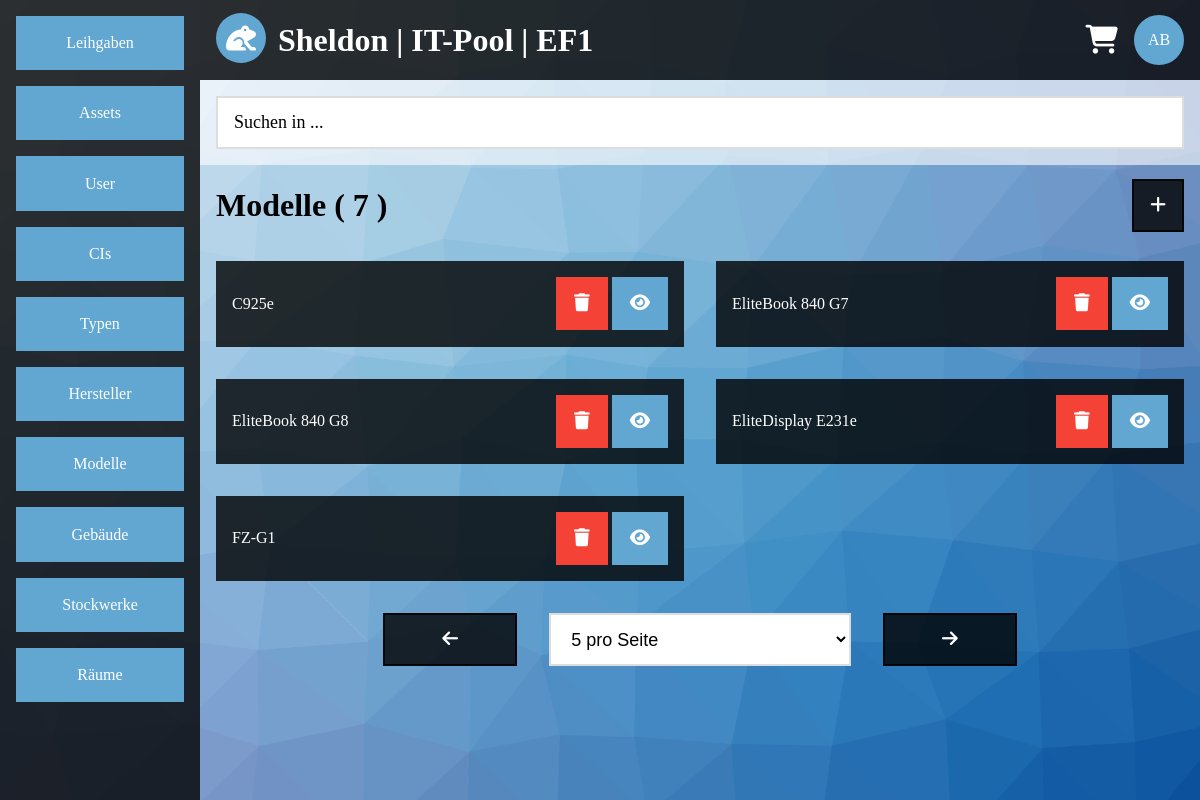
/list.php?category=model&site=0&amount=5 (signed in), run on the app's committed database.
### tables this page shows
CREATE TABLE IF NOT EXISTS `model` (
  `model_id` int(11) NOT NULL AUTO_INCREMENT,
  `model_name` varchar(200) NOT NULL,
  PRIMARY KEY (`model_id`),
  UNIQUE KEY `model_name` (`model_name`)
);

### list.php (the view, shortened to what this page needs)
<?php
require($_SERVER['DOCUMENT_ROOT'].'/include/config.inc.php');
$output = '';
$sql = mysqli_connect($app_sqlhost,$app_sqluser,$app_sqlpasswd,$app_sqldb);
if(!$sql)
{
	$output .= '<div class="container">';
	$output .= '<div class="content-center container white-alpha">';
	$output .= '<h1>Error</h1>';
	$output .= '<div class="panel black-alpha">';
	$output .= '<p>Es konnte keine Datenbankverbindung hergestellt werden.</p>';
	$output .= '</div>';
	$output .= '</div>';
	$output .= '</div>';
}
else
{
	$sql->query('SET NAMES UTF8');
	if(!empty($_GET))
	{
		if(empty($_GET['category']) || $_GET['site'] == "" || empty($_GET['amount']))
		{
			$output .= '<div class="container">';
			$output .= '<div class="content-center container white-alpha">';
			$output .= '<h1>Error</h1>';
			$output .= '<div class="panel black-alpha">';
			$output .= '<p>Es wurden nicht alle Daten gesendet.</p>';
			$output .= '</div>';
			$output .= '</div>';
			$output .= '</div>';
		}
		else
		{
			if(preg_match('/[^a-z]/',$_GET['category']) == 0)
			{
				$allowed_category = array('lend','asset','user','vendor','model','type','building','floor','room','ci');
				if(in_array($_GET['category'],$allowed_category))
				{
					if(preg_match('/[^0-9]/',$_GET['site']) == 0)
					{
						if(preg_match('/[^0-9]/',$_GET['amount']) == 0)
						{
							$allowed_amount = array(5,10,15);
							if(in_array($_GET['amount'],$allowed_amount))
							{
								$category_german = array('Leihgaben','Assets','User','Hersteller','Modelle','Typen','Geb&auml;ude','Stockwerke','R&auml;ume','CIs');
								$array_key = array_search($_GET['category'],$allowed_category);
								$archived_input = '';
								if($_GET['category'] == $allowed_category[0])
								{
									if($_GET['archived'] == "")
									{
										header('location:http://'.$_SERVER['HTTP_HOST'].'/list.php?category=lend&site=0&amount=5&archived=0');
										exit;
									}
									else
									{
										if(preg_match('/[^0-9]/',$_GET['archived']) == 0)
										{
											$allowed_archived = array(0,1);
											if(in_array($_GET['archived'],$allowed_archived))
											{
												$archived_input .= '<input type="hidden" name="archived" value="'.$_GET['archived'].'"/>';
												$query = sprintf("
												SELECT lend_id
												FROM lend
												WHERE lend_archived = '%s';",
												$sql->real_escape_string($_GET['archived']));
												$result = $sql->query($query);
												$amount_gs = mysqli_num_rows($result);
												if($amount_gs > 0)
												{
													if($_GET['site']*$_GET['amount'] >= $amount_gs)
													{
														$_GET['site'] = 0;
													}
													$i = 0;
													$output .= '<div class="container">';
													$output .= '<table class="block"><tr>';
													if($_GET['archived'] == $allowed_archived[0])
													{
														$output .= '<td class="col-l6"><h1>aktive '.$category_german[$array_key].' ( '.$amount_gs.' )</h1></td>';
														$output .= '<td class="col-l6 text-right"><a class="btn-default border border-black-alpha black-alpha hover-white-alpha hover-text-black-alpha" href="list.php?category='.$_GET['category'].'&site=0&amount=5&archived=1"><i class="fa-solid fa-file-zipper"></i></a></td>';
													}
													else if($_GET['archived'] == $allowed_archived[1])
													{
														$output .= '<td class="col-l6"><h1>archivierte '.$category_german[$array_key].' ( '.$amount_gs.' )</h1></td>';
														$output .= '<td class="col-l6 text-right"><a class="btn-default border border-black-alpha black-alpha hover-white-alpha hover-text-black-alpha" href="list.php?category='.$_GET['category'].'&site=0&amount=5&archived=0"><i class="fas fa-clock"></i></a></td>';
													}
													$output .= '</tr></table>';
													$output .= '</div>';
													$output .= '<ul class="flex block">';
													$query = sprintf("
													SELECT lend_id,user_name,user_vname,lend_user_id,lend_start
													FROM lend
													INNER JOIN user ON user_id = lend_user_id
													WHERE lend_archived = '%s'
													LIMIT %s,%s;",
													$sql->real_escape_string($_GET['archived']),
													$sql->real_escape_string($_GET['site']*$_GET['amount']),
													$sql->real_escape_string($_GET['amount']));
													$result = $sql->query($query);
													while($row = $result->fetch_array(MYSQLI_ASSOC))
													{
														$lend_start = date('d.m.Y',strtotime($row['lend_start']));
														if($i == 2)
														{
															$output .= '</ul>';
															$output .= '<ul class="flex block">';
															$i = 0;
														}
														$output .= '<li class="col-s12 col-m6 col-l6">';
														$output .= '<div class="text-center-medium text-center-small margin container display-container black-alpha">';
														$output .= '<p>'.$row['lend_user_id'].'</p>';
														$output .= '<p>'.$row['user_name'].', '.$row['user_vname'].'</p>';
														$output .= '<p>verliehen am '.$lend_start.'</p>';
														$output .= '<div class="container-large display-middle-right-large section-medium section-small">';
														$output .= '<a class="btn-default border border-light-blue light-blue hover-white hover-text-blue" href="view.php?category='.$_GET['category'].'&id='.$row['lend_id'].'"><i class="fas fa-eye"></i></a>';
														$output .= '</div>';
														$output .= '</div>';
														$output .= '</li>';
														$i++;
													}
													$output .= '</ul>';
												}
												else
												{
													$output .= '<div class="container">';
													$output .= '<div class="content-center container white-alpha">';
													$output .= '<h1>Info</h1>';
													$output .= '<div class="panel black-alpha">';
													$output .= '<p>Es wurden keine Eintr&auml;ge gefunden.</p>';
													$output .= '<p><a class="block btn-default border border-light-blue light-blue hover-white hover-text-blue" href="list.php?category='.$_GET['category'].'&site=0&amount=5&archived=0">aktive Leihgaben</a></p>';
													$output .= '<p><a class="block btn-default border border-light-blue light-blue hover-white hover-text-blue" href="list.php?category='.$_GET['category'].'&site=0&amount=5&archived=1">archivierte Leihgaben</a></p>';
													$output .= '</div>';
													$output .= '</div>';
													$output .= '</div>';
												}
											}
											else
											{
												header('location:http://'.$_SERVER['HTTP_HOST'].'/list.php?category=lend&site=0&amount=5&archived=0');
												exit;
											}
										}
										else
										{
											header('location:http://'.$_SERVER['HTTP_HOST'].'/list.php?category=lend&site=0&amount=5&archived=0');
											exit;
										}
									}
								}
								else
								{
									$query = sprintf("
									SELECT %s_id
									FROM %s;",
									$sql->real_escape_string($_GET['category']),
									$sql->real_escape_string($_GET['category']));
									$result = $sql->query($query);
									$amount_gs = mysqli_num_rows($result);
									if($amount_gs > 0)
									{
										$i = 0;
										$output .= '<div class="container">';
										$output .= '<table class="block"><tr>';
										$output .= '<td class="col-l6"><h1>'.$category_german[$array_key].' ( '.$amount_gs.' )</h1></td>';
										$output .= '<td class="col-l6"><div class="text-right"><a class="btn-default border border-black-alpha black-alpha hover-white-alpha hover-text-black-alpha" href="add.php?category='.$_GET['category'].'"><i class="fas fa-plus"></i></a></div></td>';
										$output .= '</tr></table>';
										$output .= '</div>';
										$output .= '<ul class="flex block">';
										if($_GET['category'] == $allowed_category[1])
										{
											$query = sprintf("
											SELECT asset_id,type_name,vendor_name,model_name,asset_serial,asset_locked
											FROM asset
											INNER JOIN type ON type_id = asset_type_id
											INNER JOIN vendor ON vendor_id = asset_vendor_id
											INNER JOIN model ON model_id = asset_model_id
											LIMIT %s,%s;",
											$sql->real_escape_string($_GET['site']*$_GET['amount']),
											$sql->real_escape_string($_GET['amount']));
											$result = $sql->query($query);
											while($row = $result->fetch_array(MYSQLI_ASSOC))
											{
												if($i == 2)
												{
													$output .= '</ul>';
													$output .= '<ul class="flex block">';
													$i = 0;
												}
												$output .= '<li class="col-s12 col-m6 col-l6">';
												$output .= '<div class="text-center-medium text-center-small margin container display-container black-alpha">';
												$output .= '<p>'.$row['type_name'].' / '.$row['vendor_name'].' / '.$row['model_name'].'</p>';
												$output .= '<p>'.$row['asset_serial'].'</p>';
												$output .= '<div class="container-large display-middle-right-large section-medium section-small">';
												$output .= '<a class="btn-default border border-red red hover-white hover-text-red" href="del.php?category='.$_GET['category'].'&id='.$row['asset_id'].'&returnto='.urlencode('http://'.$_SERVER['HTTP_HOST'].'/list.php?category='.$_GET['category'].'&site='.$_GET['site'].'&amount='.$_GET['amount']).'"><i class="fas fa-trash"></i></a> ';
												$output .= '<a class="btn-default border border-light-blue light-blue hover-white hover-text-blue" href="view.php?category='.$_GET['category'].'&id='.$row['asset_id'].'&tab=general"><i class="fas fa-eye"></i></a> ';
												if(!$row['asset_locked'])
												{
													$output .= '<a class="btn-default border border-light-blue light-blue hover-white hover-text-blue" href="cart.php?aktion=add&category='.$_GET['category'].'&id='.$row['asset_id'].'"><i class="fas fa-shopping-cart"></i> <i class="fas fa-plus"></i></a>';
												}
												$output .= '</div>';
												$output .= '</div>';
												$output .= '</li>';
												$i++;
											}
										}
										else
										{
											$query = sprintf("
											SELECT %s_id,%s_name
											FROM %s
											LIMIT %s,%s;",
											$sql->real_escape_string($_GET['category']),
											$sql->real_escape_string($_GET['category']),
											$sql->real_escape_string($_GET['category']),
											$sql->real_escape_string($_GET['site']*$_GET['amount']),
											$sql->real_escape_string($_GET['amount']));
											$result = $sql->query($query);
											while($row = $result->fetch_array(MYSQLI_NUM))
											{
												if($i == 2)
												{
													$output .= '</ul>';
													$output .= '<ul class="flex block">';
													$i = 0;
												}
												$output .= '<li class="col-s12 col-m6 col-l6">';
												$output .= '<div class="margin container black-alpha">';
												$output .= '<table class="block">';
												$output .= '<tr>';
												$output .= '<td>';
												$output .= '<p>'.$row[1].'</p>';
												$output .= '</td>';
												$output .= '<td>';
												$output .= '<p class="text-right">';
												$output .= '<a class="btn-default border border-red red hover-white hover-text-red" href="del.php?category='.$_GET['category'].'&id='.$row[0].'&returnto='.urlencode('http://'.$_SERVER['HTTP_HOST'].'/list.php?category='.$_GET['category'].'&site='.$_GET['site'].'&amount='.$_GET['amount']).'"><i class="fas fa-trash"></i></a> ';
												$output .= '<a class="btn-default border border-light-blue light-blue hover-white hover-text-blue" href="view.php?category='.$_GET['category'].'&id='.$row[0].'"><i class="fas fa-eye"></i></a>';
												$output .= '</p>';
												$output .= '</td>';
												$output .= '</tr>';
												$output .= '</table>';
												$output .= '</div>';
												$output .= '</li>';
												$i++;
											}
										}
										$output .= '</ul>';
									}
								}
								if($amount_gs > $_GET['amount'])
								{
									$sites = ceil($amount_gs/$_GET['amount']);
									$next_site = $_GET['site']+1;
									$previous_site = $_GET['site']-1;
									if($previous_site < 0)
									{
										$previous_site = $sites-1;
									}
									$output .= '<ul class="flex-center">';
									$output .= '<li class="col-s3 col-m4 col-l2">';
									$output .= '<div class="margin">';
									$output .= '<form action="list.php" method="get">';
									$output .= '<input type="hidden" name="category" value="'.$_GET['category'].'"/>';
									$output .= '<input type="hidden" name="site" value="'.$previous_site.'"/>';
									$output .= '<input type="hidden" name="amount" value="'.$_GET['amount'].'"/>';
									$output .= $archived_input;
									$output .= '<button class="block btn-default border border-black-alpha black-alpha hover-white-alpha hover-text-black-alpha" type="submit"><i class="fas fa-arrow-left"></i></button>';
									$output .= '</form>';
									$output .= '</div>';
									$output .= '</li>';
									$output .= '<li class="col-s6 col-m4 col-l4">';
									$output .= '<div class="margin">';
									$output .= '<form action="list.php" method="get">';
									$output .= '<input type="hidden" name="category" value="'.$_GET['category'].'"/>';
									$output .= '<input type="hidden" name="site" value="0"/>';
									$output .= '<select onchange="document.forms[1].submit();" class="input-default border border-grey focus-border-black-alpha" name="amount">';
									$output .= '<option disabled selected value="">'.$_GET['amount'].' pro Seite</option>';
									$output .= '<option value="5">5 pro Seite</option>';
									$output .= '<option value="10">10 pro Seite</option>';
									$output .= '<option value="15">15 pro Seite</option>';
									$output .= '</select>';
									$output .= $archived_input;
									$output .= '</form>';
									$output .= '</div>';
									$output .= '</li>';
									$output .= '<li class="col-s3 col-m4 col-l2">';
									$output .= '<div class="margin">';
									$output .= '<form action="list.php" method="get">';
									$output .= '<input type="hidden" name="category" value="'.$_GET['category'].'"/>';
									$output .= '<input type="hidden" name="site" value="'.$next_site.'"/>';
									$output .= '<input type="hidden" name="amount" value="'.$_GET['amount'].'"/>';
									$output .= $archived_input;
									$output .= '<button class="block btn-default border border-black-alpha black-alpha hover-white-alpha hover-text-black-alpha" type="submit"><i class="fas fa-arrow-right"></i></button>';
									$output .= '</form>';
									$output .= '</div>';
									$output .= '</li>';
									$output .= '</ul>';
								}
							}
						}
					}
				}
			}
		}
	}
}
?>
<!DOCTYPE HTML>
<html lang="de">
	<head>
		<?php
		require($_SERVER['DOCUMENT_ROOT'].'/include/head.inc.php');
		?>
	</head>
	<body>
		<?php
		require($_SERVER['DOCUMENT_ROOT'].'/include/body.inc.php');
		?>
	</body>
</html>

### css/main.css (style rules this page uses)
* { box-sizing:border-box; }
html,body { margin:0; height:100vh; }
select option { background-color:#ffffff; color:#000000; }
a { text-decoration:none; color:inherit; }
table { border-spacing:0px; margin:0; padding:0; }
table td { padding:0; }
ul { padding:0; margin:0; list-style-type:none; }
select { height:53px; }
ul.flex, ul.flex-center { display:flex; flex-direction:row; }
ul.flex { flex-wrap:wrap; }
ul.flex-center { justify-content:center; align-items:center; }
.block { width:100%; }
.container { padding:.1px 16px; display:block; }
.margin { margin:16px; }
.btn-default { display:inline-block; border:none; text-decoration:none; text-align:center; font-size:18px; padding:14px 16px; cursor:pointer; }
.input-default { width:100%; padding:14px 16px; font-size:18px; border:none; background-color:#ffffff; color:#000000; cursor:pointer; }
.black-alpha { background-color:rgba(0,0,0,0.8); color:#ffffff; }
.red { background-color:#f44336; color:#ffffff; }
.light-blue { background-color:#62a7d2; color:#ffffff; }
.border { border-width:2px; border-style:solid; }
.border-light-blue { border-color:#62a7d2; }
.border-red { border-color:#f44336; }
.border-grey { border-color:#dddddd; }
.border-black-alpha { border-color:rgba(0,0,0,0.8); }
.text-right { text-align:right; }
@media (min-width:993px) { .col-l2 { width:16.6666%; } }
@media (min-width:993px) { .col-l4 { width:33.3333%; } }
@media (min-width:993px) { .col-l6 { width:50%; } }

### data on the page
model: model_name "C925e"
model: model_name "EliteBook 840 G7"
model: model_name "EliteBook 840 G8"
model: model_name "EliteDisplay E231e"
model: model_name "FZ-G1"

### other printed values
$app_org "EF1"
$initials "AB"
$category_german[$array_key] "Modelle"
$amount_gs "7"
form field amount "5 pro Seite"
